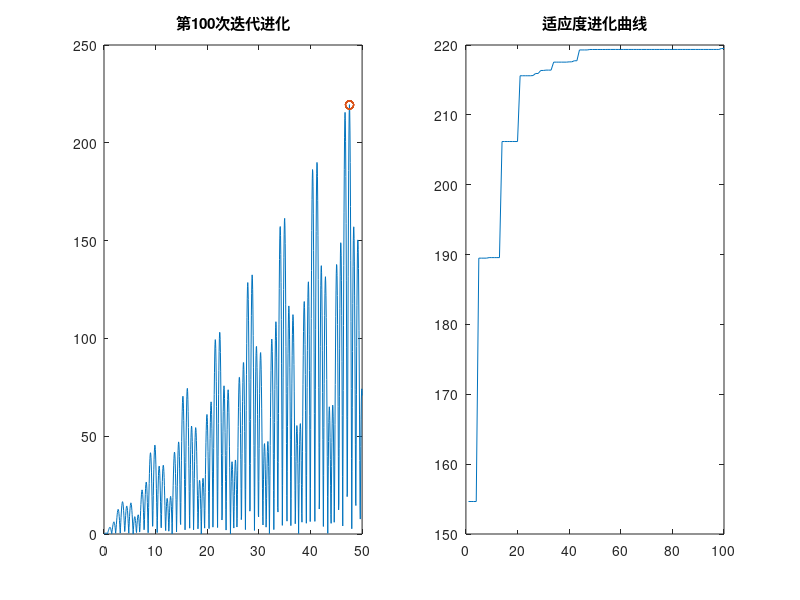

Write the MATLAB code that produced this figure.
%%主程序
function GA() 

clear
close all
popsize=20; % 群体大小
chromlength=20; %串的长度（个体长度）
pc=0.6; %交叉概率
pm=0.1; %变异概率
xlim = [0,50];
G = 100 ; %迭代次数
% x = zeros(1,G); % 记录每代个体最优位置 
% y = zeros(1,G); % 记录每代最优个体对应的函数值

pop= round( rand(popsize,chromlength) )  ; %随机产生初始群体
decpop =  bintodec( pop ,popsize, chromlength,xlim ) ; % 计算初代解对应十进制
fx = calobjvalue(decpop  ) ; % 计算初代解的函数值
plotfig(decpop , fx , xlim , 1  ) ; % 绘制图像
[y(1) , l ]  = max(fx); x(1) = decpop(l);

for i = 2  : G 
    decpop =  bintodec( pop , popsize, chromlength,xlim ) ; % 计算上一代解对应十进制
    fx = calobjvalue(decpop  ) ; % 计算上一代解的函数值
    fitvalue = calfitvalue(fx) ;  % 适应度映射
    newpop = copyx(pop,fitvalue,popsize); %复制
    newpop = crossover(newpop, pc, popsize,chromlength ); %交叉
    newpop = mutation(newpop,pm, popsize,chromlength); %变异
    % 这时的newpop是经过复制交叉变异产生的新一代群体
    %     下边进行选择择优保留（即实现保底机制）
    newdecpop =  bintodec( newpop ,popsize, chromlength,xlim ) ;
    new_fx = calobjvalue(newdecpop) ; %计算新解目标函数
    new_fitvalue = calfitvalue(new_fx); %计算新群体中每个个体的适应度
    index = find(new_fitvalue > fitvalue) ; 
    
    pop(index, : ) = newpop(index,:) ; % 更新得到最新解
    decpop = bintodec( pop ,popsize, chromlength,xlim ) ; %计算新解的十进制
    fx = calobjvalue( decpop )  ; %计算结果
    plotfig(decpop , fx ,xlim , i ) % 绘制新解的图
    % 找出更新后的个体最优函数值
    [bestindividual,bestindex] = max(  fx ) ;
    y(i)=bestindividual; % 记录每一代的最优函数值
    x(i)= decpop(bestindex) ; %十进制解
    subplot(1,2,2);
    plot(1:i,y); 
    title('适应度进化曲线');
   
end
[ymax, max_index] = max(y);
disp(['找的最优解位置为：', num2str(x(max_index)) ])
disp(['对应最优解为：', num2str(ymax) ])

end

%******************************************************************************************%
%% 计算适应度
function fitvalue = calfitvalue(fx)
%这里求最大值，并且函数值又都大于0，所以直接使用函数值本身作为适应度值。
% 事实上，不同的问题适应度函数构造方法多种多样。
    fitvalue = fx ; 
end

%% 复制操作
function newx = copyx(pop, fitvalue,popsize ) %传进来二进制串和对应适应度
% 按照PPT的轮盘赌策略对个体复制
    newx = pop; %只是起到申请一个size为pop大小空间的作用，newx之后要更新的
    i = 1;  j = 1;
    p = fitvalue / sum(fitvalue) ; 
    Cs = cumsum(p) ; 
    R = sort(rand(popsize,1)) ; %每个个体的复制概率
    while j <= popsize 
        if R(j) < Cs(i)
            newx(j,:) = pop(i,:) ;
            j = j + 1;
        else
            i = i + 1;
        end
    end
end

%% 交叉操作
function newx = crossover(pop, pc, popsize,chromlength )
% 12 34 56交叉方式，随机选择交叉位点
% 注意个体数为奇数偶数的区别
i = 2 ;
newx = pop ; %申请空间
while i + 2 <= popsize
    %将第i 与 第 i -1 进行随机位点交叉
    if rand < pc
        x1 = pop(i-1,:);
        x2 = pop(i,:) ; 
        r = randperm( chromlength , 2 ) ; %返回范围内两个整数
        r1 = min(r); r2 =max(r) ; % 交叉复制的位点
        newx(i-1,:) = [x1( 1 : r1-1),x2(r1:r2) , x1(r2+1: end)];
        newx(i , : ) = [x2( 1 : r1-1),x1(r1:r2) , x2(r2+1: end)];
    end
    i = i + 2 ; %更新i
end

end

%% 变异
function newx = mutation(pop,pm, popsize,chromlength)
i = 1 ;
while i <= popsize
    if rand < pm
        r = randperm( chromlength , 1 ) ; 
        pop(i , r) = ~pop(i, r);
    end
    i = i + 1;
end

newx = pop; %将变异后的结果返回。

end

%%  二进制转十进制函数
function dec = bintodec( pop ,popsize, chromlength,xlim )
    dec = zeros(1,popsize);
    index = chromlength-1:-1:0;
    for i = 1 : popsize
        dec(i) = sum(pop(i,:).* (2.^index));
    end
    dec = xlim(1) + dec*(  xlim(2) -  xlim(1) ) /( 2 ^ chromlength - 1) ;
end


%%  绘制图像
function plotfig(decpop , fx ,xlim,k) 
    f = @(x) abs(x .* sin(x) .* cos(2 * x) - 2 * x .* sin(3 * x) +3 * x .* sin(4 * x)); % 研究对象函数  
    x = xlim(1):0.05:xlim(2);
    y = f(x) ; 
    subplot(1,2,1);
    plot(x,y,decpop,fx,'o')
    title(['第',num2str(k),'次迭代进化'])
    pause(0.2)
end


%% 目标函数
function fx = calobjvalue(decpop ) %参数为十进制解

f = @(x) abs(x .* sin(x) .* cos(2 * x) - 2 * x .* sin(3 * x) +3 * x .* sin(4 * x)) ; % 研究对象函数        
fx = f(decpop);
end








